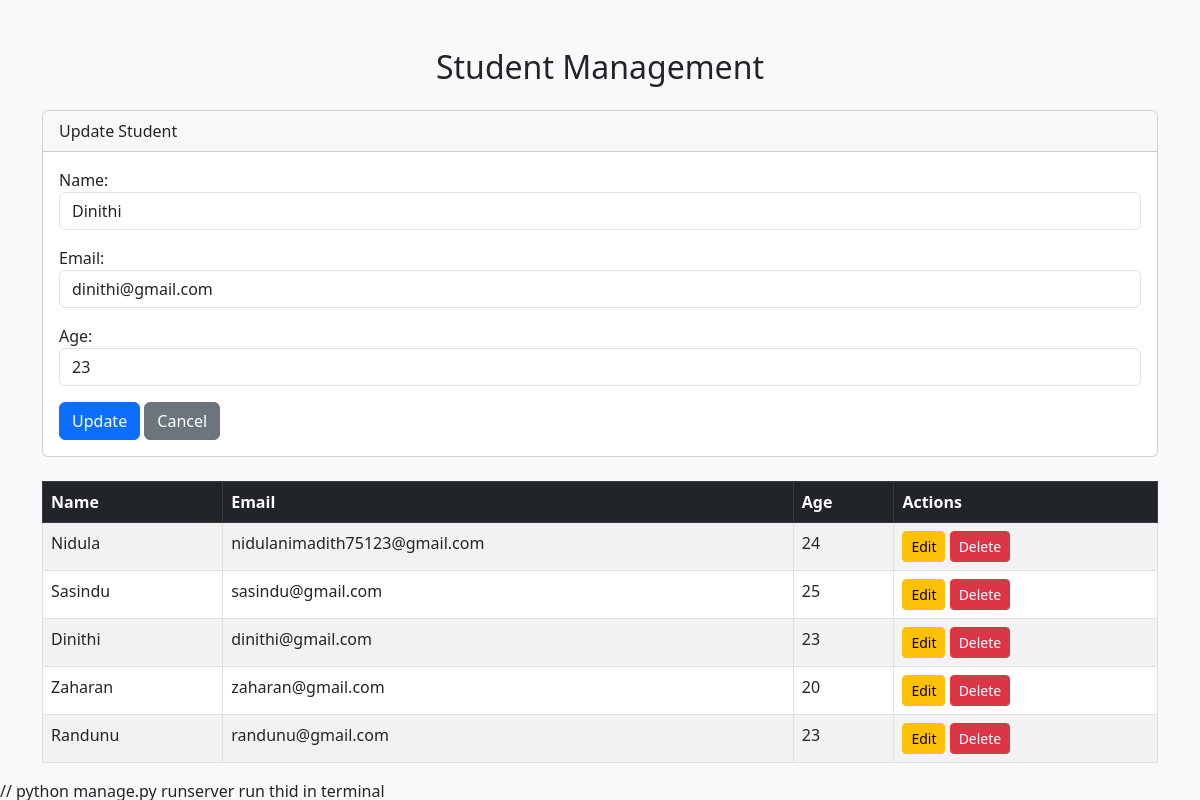
Page /?edit=3 on the committed database.
### crudapp/models.py (models this page shows, shortened)
class Student(models.Model):
    name = models.CharField(max_length=100)
    email = models.EmailField()
    age = models.IntegerField()

### crudapp/views.py (the view, shortened to what this page needs)
# urls.py: path('', views.index),
def index(request):
    student_to_update = None
    edit_id = request.GET.get("edit")
    if edit_id:
        student_to_update = get_object_or_404(Student, pk=edit_id)
    students = Student.objects.all()
    return render(request, "crudapp/index.html", {"students": students, "student_to_update": student_to_update})

### crudapp/Templates/crudapp/index.html (shortened to what this page needs)
<!DOCTYPE html>
<html lang="en">
<head>
    <link href="https://cdn.jsdelivr.net/npm/bootstrap@5.3.0/dist/css/bootstrap.min.css" rel="stylesheet">
</head>
<body class="bg-light">
    <div class="container mt-5">
        <h2 class="text-center mb-4">Student Management</h2>
        <div class="card mb-4">
            <div class="card-header">
                {% if student_to_update %}
                    Update Student
                {% else %}
                    Add New Student
                {% endif %}
            </div>
            <div class="card-body">
                <form method="POST">
                    <div class="mb-3">
                        <label>Name:</label>
                        <input type="text" name="name" value="{{ student_to_update.name|default:'' }}" class="form-control" required>
                    </div>
                    <div class="mb-3">
                        <label>Email:</label>
                        <input type="email" name="email" value="{{ student_to_update.email|default:'' }}" class="form-control" required>
                    </div>
                    <div class="mb-3">
                        <label>Age:</label>
                        <input type="number" name="age" value="{{ student_to_update.age|default:'' }}" class="form-control" required>
                    </div>
                    {% if student_to_update %}
                        <button type="submit" class="btn btn-primary">Update</button>
                        <a href="/" class="btn btn-secondary">Cancel</a>
                    {% else %}
                        <button type="submit" class="btn btn-success">Add</button>
                    {% endif %}
                </form>
            </div>
        </div>
        <table class="table table-striped table-bordered">
            <thead class="table-dark">
                <tr>
                    <th>Name</th>
                    <th>Email</th>
                    <th>Age</th>
                    <th>Actions</th>
                </tr>
            </thead>
            <tbody>
                {% for student in students %}
                <tr>
                    <td>{{ student.name }}</td>
                    <td>{{ student.email }}</td>
                    <td>{{ student.age }}</td>
                    <td>
                        <a href="/?edit={{ student.id }}" class="btn btn-warning btn-sm">Edit</a>
                        <a href="/delete/{{ student.id }}/" class="btn btn-danger btn-sm"
                           onclick="return confirm('Are you sure you want to delete this student?');">Delete</a>
                    </td>
                </tr>
                {% empty %}
                <tr><td colspan="4">No students found.</td></tr>
                {% endfor %}
            </tbody>
        </table>
    </div>
</body>
</html>

### rows in the picture
Student: name "Dinithi", email "dinithi@gmail.com", age "23"
Student: name "Nidula", email "nidulanimadith75123@gmail.com", age "24"
Student: name "Sasindu", email "sasindu@gmail.com", age "25"
Student: name "Zaharan", email "zaharan@gmail.com", age "20"
Student: name "Randunu", email "randunu@gmail.com", age "23"
